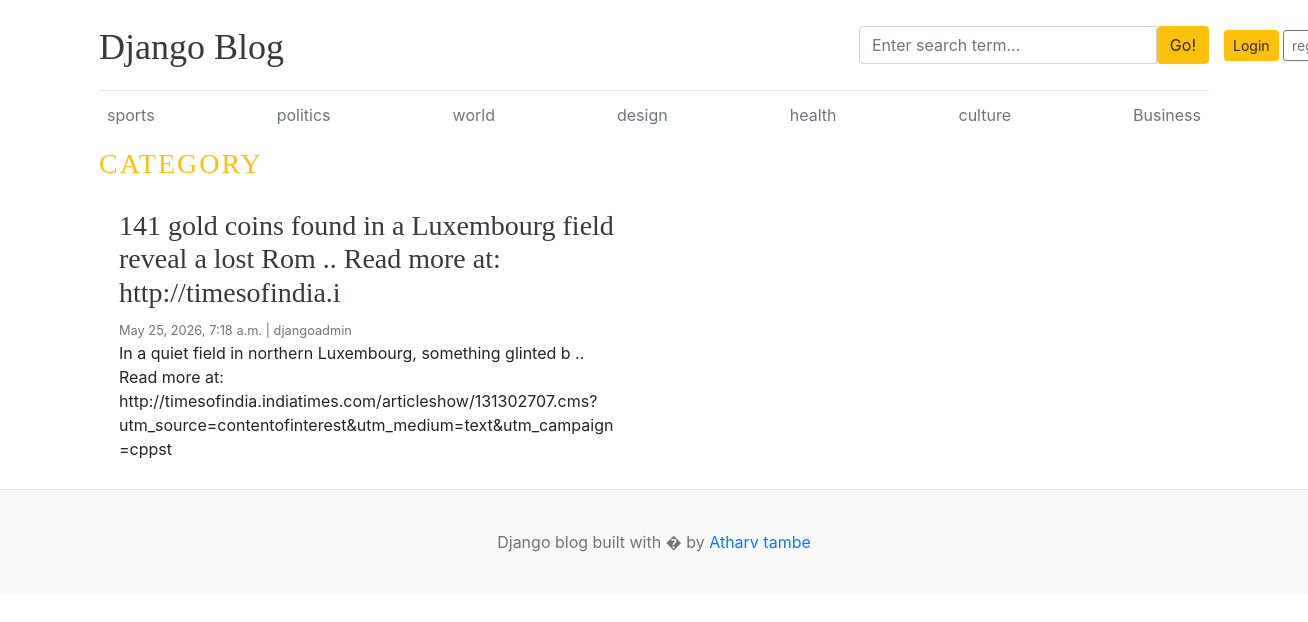
Before: /category/2 with the older database file.
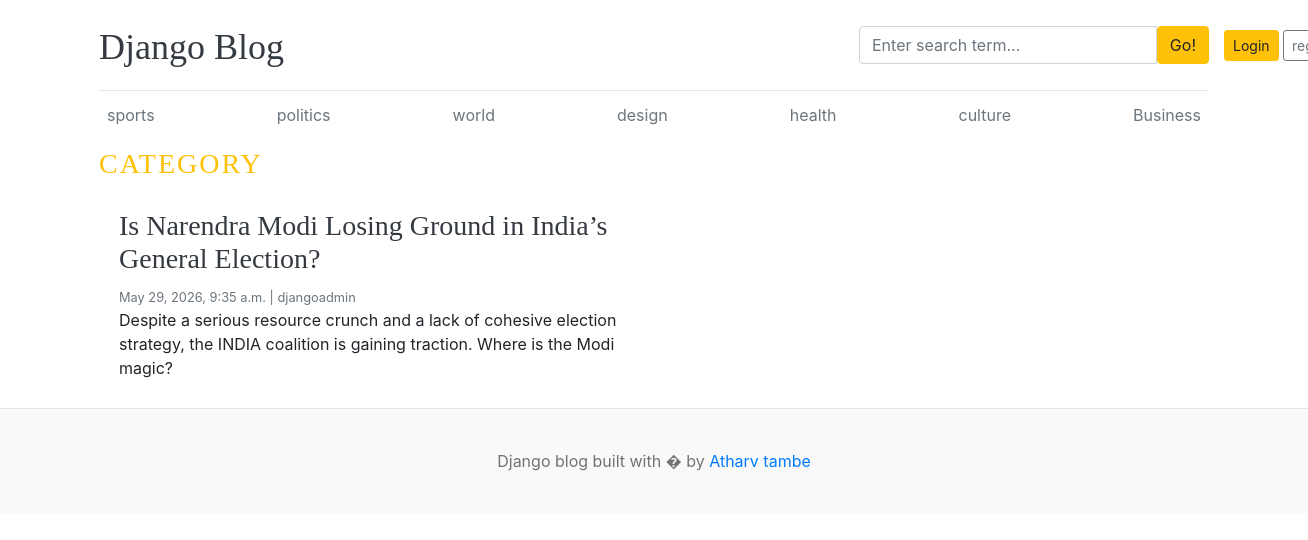
After: the same page with the newer database file.
### blog/models.py (models this page shows, shortened)
class category(models.Model):
    category_name = models.CharField(max_length=50 , unique=True)
    created_at = models.DateTimeField(auto_now_add=True)
    updated_at = models.DateTimeField(auto_now=True)
    class Meta:
        verbose_name_plural = "calegories"
    def __str__(self):
        return self.category_name

class Blog(models.Model):
    title = models.CharField(max_length=100)
    slug = models.SlugField(max_length=150, unique=True, blank=True)
    category = models.ForeignKey(category, on_delete=models.CASCADE)
    author = models.ForeignKey(User, on_delete=models.CASCADE)
    featured_image = models.ImageField(upload_to='uploads/%Y/%m/%d')
    short_description = models.TextField(max_length=500)
    blog_body = models.TextField(max_length=2000)
    status = models.CharField(max_length=20, choices=STATUS_CHOICES, default="Draft")
    is_featured = models.BooleanField(default=False)
    created_at = models.DateTimeField(auto_now_add=True)
    updated_at = models.DateTimeField(auto_now=True)

### blog/views.py (the view)
# urls.py: path('<int:category_id>',views.post_by_category,name='post_by_category')
def post_by_category(request, category_id):
    posts = Blog.objects.filter(status='Published', category=category_id)
    context = {
        'posts': posts,
        'category': category,
    }
    return render(request, 'post_by_category.html', context)

### blog/context_processors.py (called while the page is built)
def get_categories(request):
    categories = category.objects.all()
    return dict(categories=categories)

### templates/post_by_category.html
 {% extends 'base.html' %}
  {% block content %}
 <h3 class="text-uppercase text-warning" style="letter-spacing: 2px;">Category</h3>
  <div class="row mb-2">
    {% if posts %}
    {% for post in posts %}
    <div class="col-md-6">
      <div class="card border-0" >
        <div class="card-body">
          <h3><a href="{% url 'blog' post.slug %}" class="text-dark">{{post.title}}</a></h3>
          <small class="mb-1 text-muted">{{post.created_at}} | {{post.author}}</small>
          <p class="card-text">{{post.short_description | truncatewords:30}}</p>
        </div>
      </div>
    </div>
    {% endfor %}
    {% else %}
    <p>NO page found</p>
    {% endif %}
    </div>
</div>
{% endblock %}

### templates/base.html (shortened to what this page needs)
{% load static %}
<!DOCTYPE html>
<html lang="en">
<head>
    <link href="https://getbootstrap.com/docs/4.0/dist/css/bootstrap.min.css" rel="stylesheet">
    <link href="{% static 'css/blog.css' %}" rel="stylesheet">
    <link rel="stylesheet" href="https://cdnjs.cloudflare.com/ajax/libs/font-awesome/4.7.0/css/font-awesome.min.css">
  </head>
<body>
    <div class="container">
      <header class="blog-header py-3">
        <div class="row flex-nowrap justify-content-between align-items-center">
          <div class="col-8 pt-1">
            <a class="blog-header-logo text-dark" href="/">Django Blog</a>
          </div>
          <div class="col-4">
            <form action="{% url 'search' %}" method="GET">
              <div class="input-group">
                <input class="form-control" type="text" name="keyword" value="{{ keyword }}" placeholder="Enter search term..." aria-label="Enter search term..." aria-describedby="button-search" />
                <button type="submit" class="btn btn-warning" id="button-search" type="button">Go!</button>
            </div>
            </form>
          </div>
          <div class="col-le-6 d-flex justify-content-end align-items-center">
            {% if not user.is_authenticated %}
            <a class="btn btn-sm btn-warning" href="{% url 'login' %}">Login</a> &nbsp;
            <a class="btn btn-sm btn-outline-secondary" href="{% url 'register' %}">register</a>
            {% else %}
            <span><a href="{% url 'dashboard' %}">Dashboard</a></span>
            &emsp;
            <span><a href="{% url 'logout' %}">Logout</a></span>
            {% endif %}
          </div>
        </div>
      </header>
            <div class="nav-scroller py-1 mb-2">
        <nav class="nav d-flex justify-content-between">
          {% for i in categories %}
          <a class="p-2 text-muted" href="{% url 'post_by_category' i.id %}">{{ i }}</a>
          {% endfor %}
        </nav>
      </div>
{% block content %}
{% endblock %}
 <footer class="blog-footer">
  <p>Django blog built with � by <a href="">Atharv tambe</a></p>
</footer>
</body>
</html>

Changed rows visible on the page:
no longer on this page (row edited): Blog: title "141 gold coins found in a Luxembourg field reveal a lost Rom .. Read more at: http://timesofindia.i", created_at "May 25, 2026, 7:18 a.m.", author "djangoadmin", short_description "In a quiet field in northern Luxembourg, something glinted b .. Read more at: http://timesofindia.indiatimes.com/articleshow/131302707.cms?utm_source=contentofinterest&utm_medium=text&utm_campaign=cppst"
added Blog: title "Is Narendra Modi Losing Ground in India’s General Election?", created_at "May 29, 2026, 9:35 a.m.", author "djangoadmin", short_description "Despite a serious resource crunch and a lack of cohesive election strategy, the INDIA coalition is gaining traction. Where is the Modi magic?"
